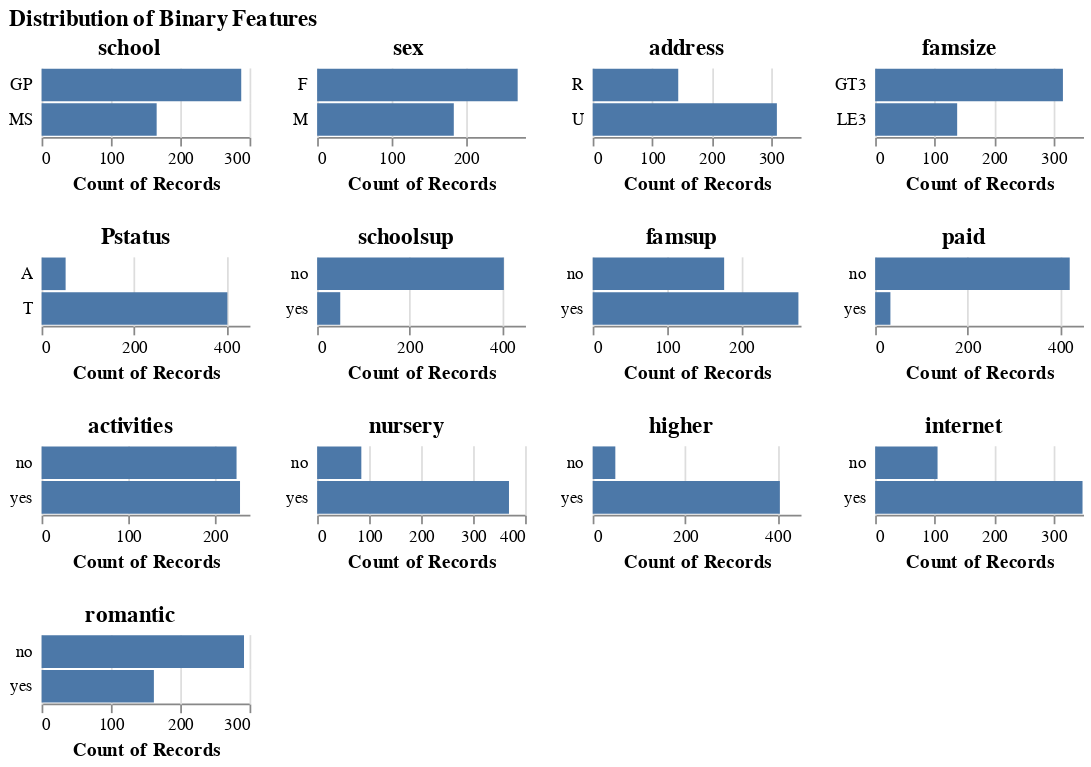

Notebook code for this chart:
### Markdown cell above
Figure 2. Comparison of the distributions between all the ordinal features.

### Code cell
# Looking at the distribution of the ordinal features
aly.dist(student_train[binary_features], dtype='object', mark='bar').properties(title='Distribution of Binary Features')
